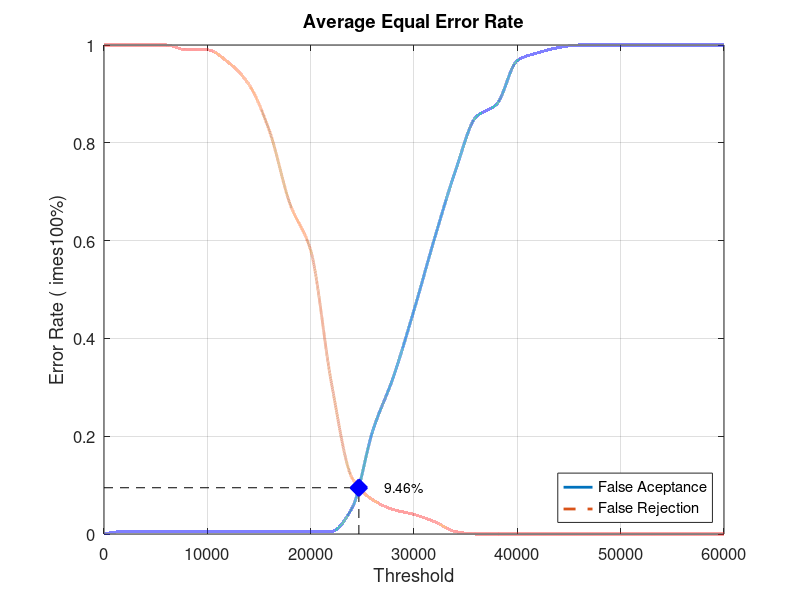
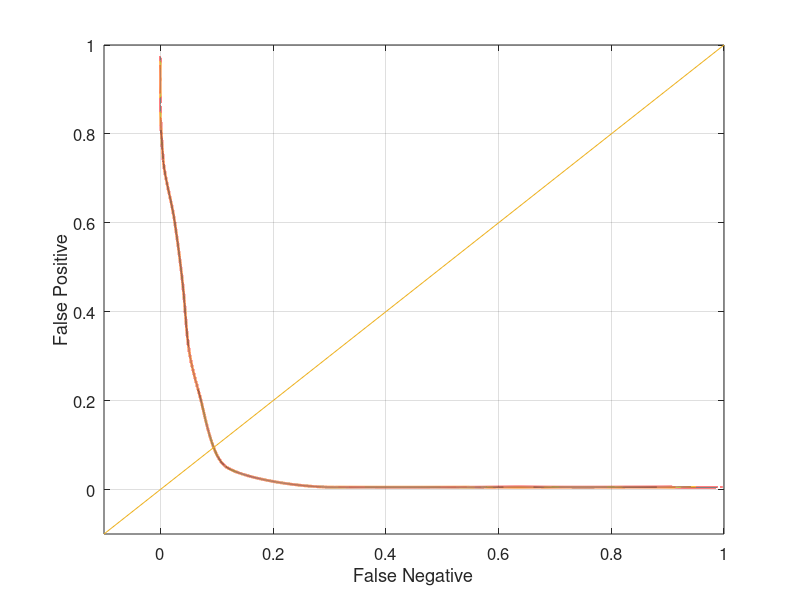

Recreate these plots in MATLAB, in order.
close all;
clear;
clc;
x = 0:2000:60000;
xq = 0:0.5:60000;

y0 = [0 0.00526316 0.00526316 0.00526316 0.00526316 0.00526316 0.00526316 0.00526316 0.00526316 0.00526316 0.00526316 0.00526316 0.0526316 0.210526 0.321053 0.457895 0.605263 0.742105 0.852632 0.878947 0.968421 0.984211 0.994737 1 1 1 1 1 1 1 1]
yy0 = interp1(x, y0, xq, 'pchip');
y1 = [1 1 1 1 0.99 0.99 0.965 0.92 0.825 0.675 0.58 0.31 0.115 0.07 0.05 0.04 0.025 0.005 0 0 0 0 0 0 0 0 0 0 0 0 0]
yy1 = interp1(x, y1, xq, 'pchip');

% Calculating EER: 
y2 = abs(y0 - y1);
find(y2 == min(y2))
yy2 = abs(yy0 - yy1);
xEER = find(yy2 == min(yy2));
xEERIndex = xq(xEER) % X-axis EER
yEER = yy0(xEER) % Y-axis EER

main = figure
plot(xq, yy0,'-','LineWidth', 2);	hold on
plot(xq, yy1,'--','LineWidth', 2);	hold on
plot([xEERIndex xEERIndex], [0 yEER], 'k--');	hold on
plot([0 xEERIndex], [yEER yEER], 'k--');	hold on
plot(xEERIndex, yEER, 'bx', 'LineWidth', 10);	hold on
text(xEERIndex + 10 * xEERIndex / 100, yEER, [num2str(round((10000 * yEER)) / 100) '%'])
legend('False Aceptance', 'False Rejection', 'Location', 'SouthEast')
xlabel('Threshold')
ylabel('Error Rate (	imes100%)')
title('Average Equal Error Rate')
set(gca, 'FontSize', 12)
axis([0 60000 0 1])
grid on

print(main, 'Database5_1Main', '-dpng');
FNRxFPR = figure('Color', [1 1 1]);
plot(yy1, yy0, '-', yy1, yy0, 'LineWidth', 2);
hold on
y = -0.1:0.1:1
plot(y, y); 
set(gca, 'FontSize', 12)
xlabel('False Negative')
ylabel('False Positive')
axis([-0.1 1 -0.1 1])
set(gca, 'FontSize', 12)
grid on

print(FNRxFPR, 'Database5_1FNRxFPR','-dpng');
